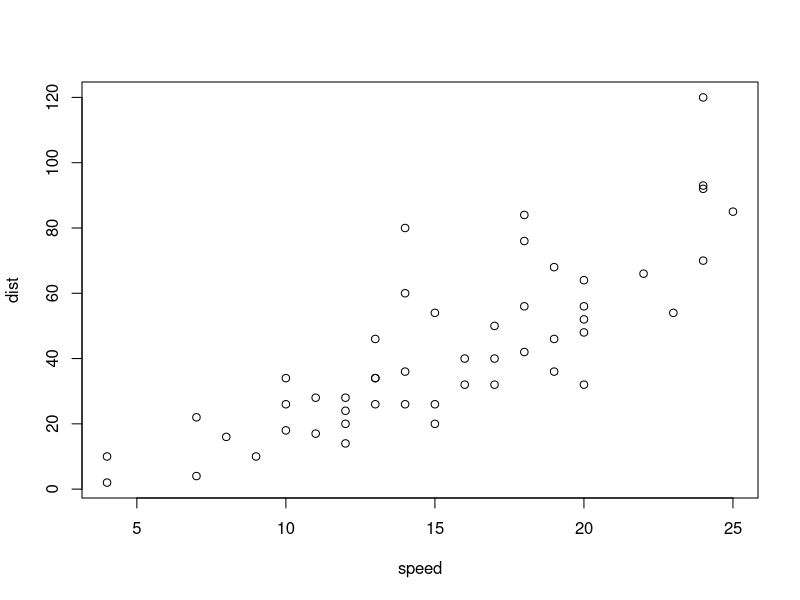
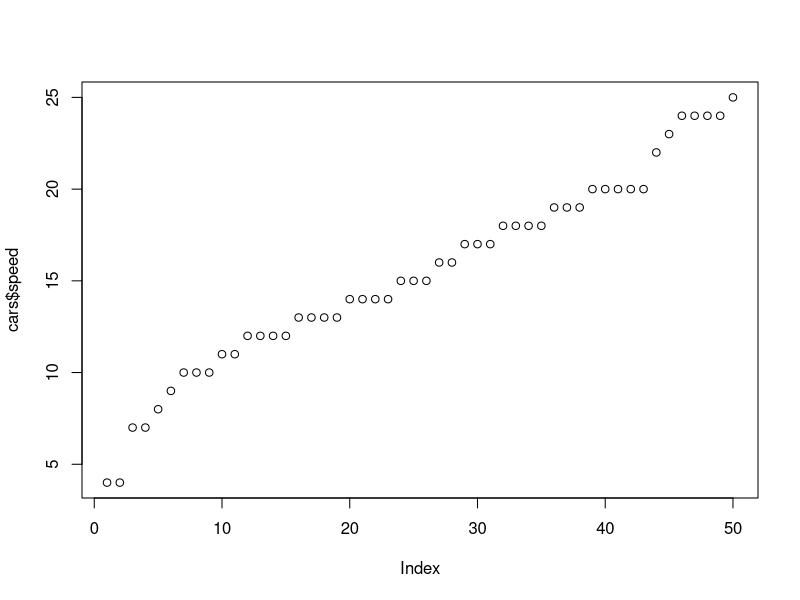

These charts were generated, in order, by the following R code:
# Simple R file
# R example data.frame "cars"
str(cars)     # show the structure
summary(cars) # summary of the variables
plot(cars)    # plot speed against distance

plot(cars$speed)